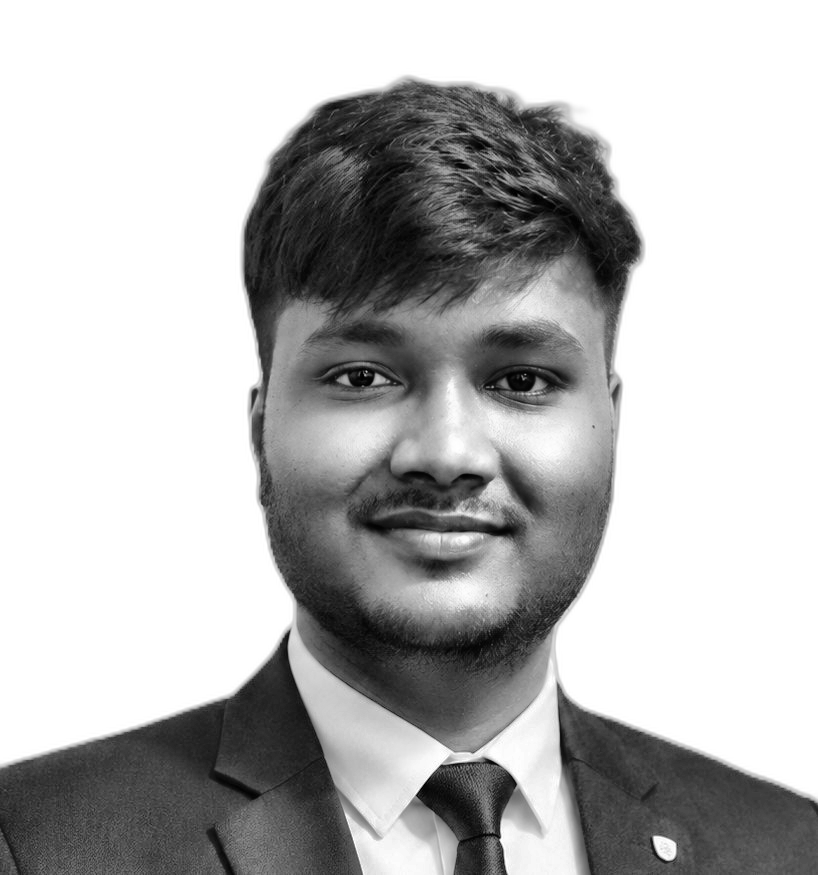
#> input picture assets/photo-ready1.png, 818 x 875 px, found by its file name
$ python render_portrait.py
#> lines starting #> are read from the running program, lines starting #| are printed output that depends on the picture
from pathlib import Path
from PIL import Image

INPUT = Path("assets/photo-ready1.png")
OUTPUT = Path("portrait.svg")

GLYPHS = " '.,:;~+*xXO#"

# ==========================================
# CANVAS CONFIG (Matches sysinfo.svg aspect 340x490 @ 2x = 680x980)
# ==========================================
CANVAS_W = 680
CANVAS_H = 980

BACKGROUND = "#0d1117"
BORDER = "#30363d"
TITLE = "#ffffff"

# ==========================================
# ASCII GRID CONFIG
# ==========================================
# Content box inside window frame:
# Header takes y=0..84. Content Y from 95 to 960 (height ~865px, width ~640px)
CONTENT_X = 20
CONTENT_Y = 95
CONTENT_W = 640
CONTENT_H = 865

# Character sizing
FONT_SIZE = 11
LINE_HEIGHT = 12.5
CHAR_WIDTH = 6.6  # Approx width of Consolas at 11px font-size

COLS = int(CONTENT_W / CHAR_WIDTH)   # ~96 columns
ROWS = int(CONTENT_H / LINE_HEIGHT)  # ~69 rows

# ----------------------------
# Process Image
# ----------------------------
img = Image.open(INPUT).convert("RGBA")
#> img is the input picture: PIL image 818x875 RGBA; mean R, G, B, A 48.9, 48.9, 48.9, 117.1

# Crop tight alpha bounding box
alpha = img.split()[-1]
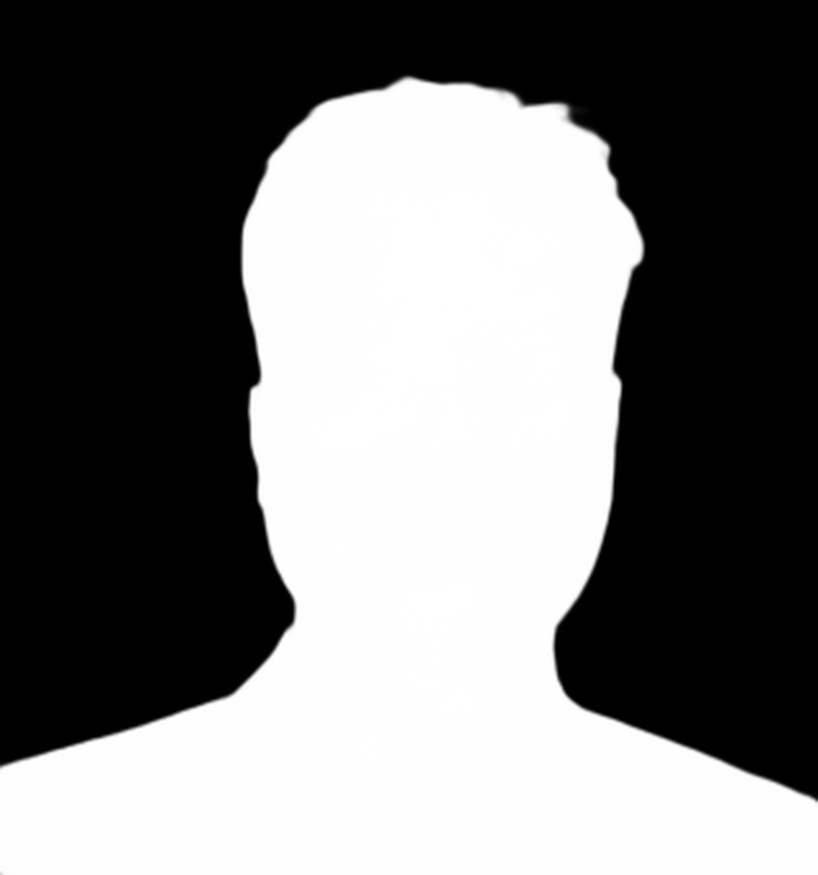
#> alpha: PIL image 818x875 L; min 0, max 255, mean 117.1
bbox = alpha.getbbox()
#> bbox = (0, 68, 818, 875)
if bbox:
    img = img.crop(bbox)
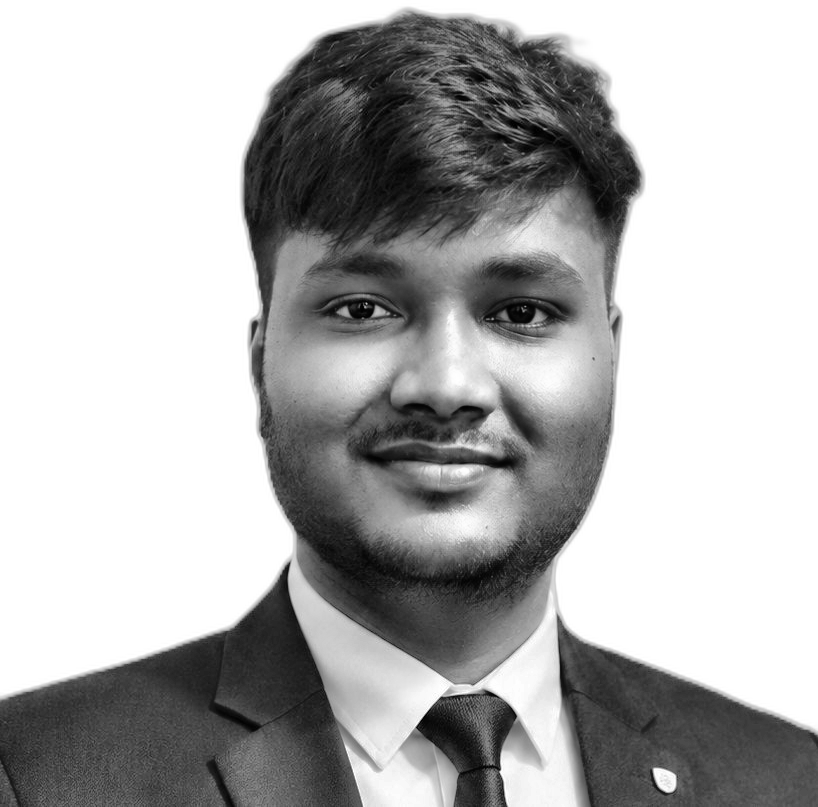
#> img: PIL image 818x807 RGBA; mean R, G, B, A 52.8, 52.8, 52.8, 127; transparent parts drawn white

# Resize to ASCII grid dimensions
img_resized = img.resize((COLS, ROWS), Image.Resampling.LANCZOS)
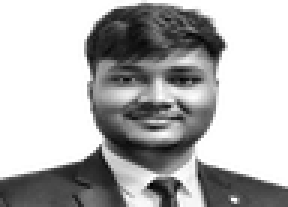
#> img_resized: PIL image 96x69 RGBA (shown 3 times larger); mean R, G, B, A 56.1, 56.1, 56.1, 127; transparent parts drawn white
pixels = img_resized.load()

rows = []
for y in range(ROWS):
    line = ""
    for x in range(COLS):
        r, g, b, a = pixels[x, y]
        if a < 10:
            line += " "
            continue

        gray = int(0.299 * r + 0.587 * g + 0.114 * b)
        index = int(gray / 255 * (len(GLYPHS) - 1))
        index = max(0, min(index, len(GLYPHS) - 1))
        line += GLYPHS[index]

    rows.append(line)
#> after the loop, rows = 69 items

# Calculate exact ASCII rendered box to center it horizontally and vertically inside content area
ascii_render_w = COLS * CHAR_WIDTH
ascii_render_h = ROWS * LINE_HEIGHT

start_x = CONTENT_X + (CONTENT_W - ascii_render_w) / 2
start_y = CONTENT_Y + (CONTENT_H - ascii_render_h) / 2

# ----------------------------
# Generate SVG
# ----------------------------
svg = []
svg.append(f'''<svg xmlns="http://www.w3.org/2000/svg"
width="{CANVAS_W}"
height="{CANVAS_H}"
viewBox="0 0 {CANVAS_W} {CANVAS_H}">
''')

svg.append(f'''
<defs>
<filter id="glow">
    <feGaussianBlur stdDeviation="2" result="blur"/>
    <feMerge>
        <feMergeNode in="blur"/>
        <feMergeNode in="SourceGraphic"/>
    </feMerge>
</filter>
</defs>

<style>
svg {{
    background: {BACKGROUND};
}}

text {{
    font-family: Consolas, Menlo, monospace;
}}

.title {{
    fill: {TITLE};
    font-size: 20px;
    font-weight: bold;
}}

.ascii-text {{
    font-size: {FONT_SIZE}px;
    fill: #7df9ff;
    white-space: pre;
}}
</style>
''')

# Outer Window Card Frame
svg.append(f'''
<rect
x="2"
y="2"
width="{CANVAS_W-4}"
height="{CANVAS_H-4}"
rx="24"
fill="{BACKGROUND}"
stroke="{BORDER}"
stroke-width="3"/>
''')

# macOS Window Buttons
svg.append('''
<circle cx="36" cy="42" r="10" fill="#ff5f56"/>
<circle cx="68" cy="42" r="10" fill="#ffbd2e"/>
<circle cx="100" cy="42" r="10" fill="#27c93f"/>
''')

# Window Title
svg.append('''
<text
x="140"
y="49"
class="title">
Portrait
</text>
''')

# Window Header Divider
svg.append(f'''
<line
x1="0"
y1="84"
x2="{CANVAS_W}"
y2="84"
stroke="{BORDER}"
stroke-width="2"/>
''')

# ASCII Portrait Rows with Animation
for i, row in enumerate(rows):
    clip_id = f"clip{i}"
    row_y = start_y + (i + 1) * LINE_HEIGHT

    svg.append(f'''
<clipPath id="{clip_id}">
<rect x="{start_x}" y="{start_y + i * LINE_HEIGHT}" width="0" height="{LINE_HEIGHT}">
<animate
attributeName="width"
from="0"
to="{ascii_render_w}"
begin="{i * 0.03:.2f}s"
dur="0.25s"
fill="freeze"/>
</rect>
</clipPath>

<text
x="{start_x}"
y="{row_y}"
class="ascii-text"
clip-path="url(#{clip_id})">{row}</text>
''')
#> this loop made 69 passes
#> (clip_id, row_y) on passes 1 to 12: ('clip0', 108.8), ('clip1', 121.2), ('clip2', 133.8), ('clip3', 146.2), ('clip4', 158.8), ('clip5', 171.2), ('clip6', 183.8), ('clip7', 196.2), ('clip8', 208.8), ('clip9', 221.2), ('clip10', 233.8), ('clip11', 246.2)
#> after the loop, svg = 75 items

svg.append("</svg>")

OUTPUT.write_text("".join(svg), encoding="utf-8")
print(f"Saved -> {OUTPUT}")
